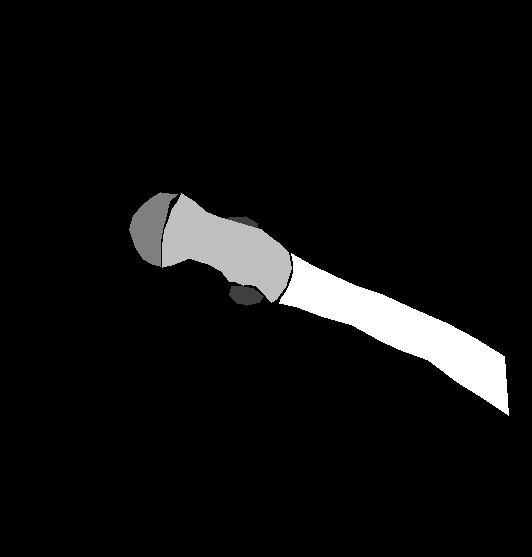
#> input picture bones-annotated/masks_single/0064d3bb-26_LAT_PF.png, 532 x 557 px, found by its file name; its folder holds 4 pictures in this run
$ python validate_masks.py
#> lines starting #> are read from the running program, lines starting #| are printed output that depends on the picture
import os
import numpy as np
from PIL import Image
import matplotlib.pyplot as plt


MASK_DIR = r"Desktop\week1-unet-segmentation\bones-annotated\masks_single"
OUT_DIR = r"Desktop\week1-unet-segmentation\masks_single_viz"

os.makedirs(OUT_DIR, exist_ok=True)


for fname in sorted(os.listdir(MASK_DIR)):
    if not fname.lower().endswith(".png"):
        continue
    mask_path = os.path.join(MASK_DIR, fname)
    mask = np.array(Image.open(mask_path))
#> mask is the input picture: shape (557, 532); min 0, max 4, mean 0.234


    fig, ax = plt.subplots(figsize=(4, 4))
    cax = ax.imshow(mask, cmap='nipy_spectral', vmin=0, vmax=7)
    ax.set_title(fname, fontsize=8)
    ax.axis('off')
    fig.colorbar(cax, ticks=range(0, 8), fraction=0.046, pad=0.04)

    # 保存图像
    out_path = os.path.join(OUT_DIR, fname.replace(".png", "_viz.png"))
    fig.savefig(out_path, bbox_inches='tight', dpi=100)
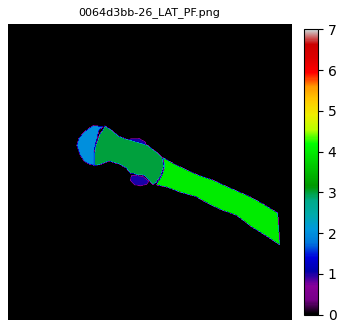
#> figure drawn by matplotlib, 2 panels
    plt.close(fig)
#> pass 2 of the loop `for fname in sorted(os.listdir(MASK_DIR)):`:
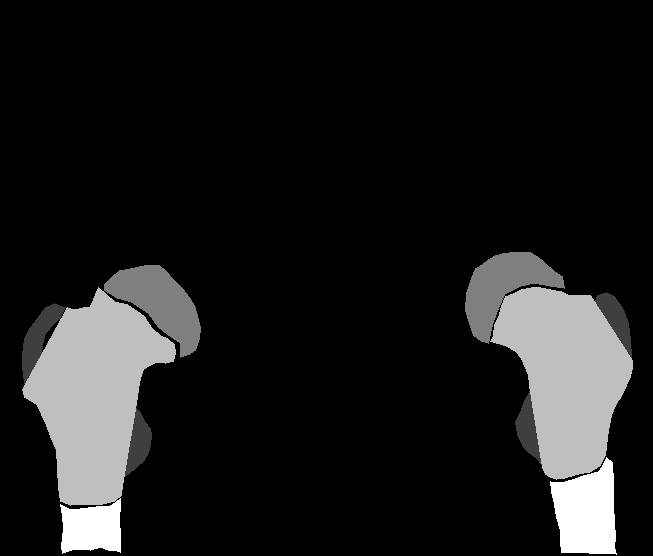
#> input picture bones-annotated/masks_single/00c65bbd-37_AP_PF.png, 653 x 556 px, found by its file name
#> mask is the input picture: shape (556, 653); min 0, max 4, mean 0.431
#> `fig.savefig(out_path, bbox_inches='tight', dpi=100)`:
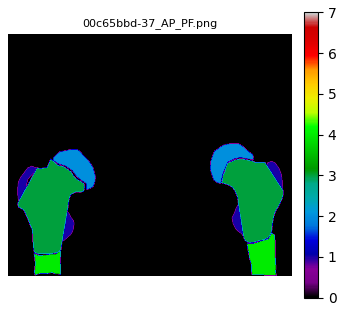
#> figure drawn by matplotlib, 2 panels
#> pass 3 of the loop `for fname in sorted(os.listdir(MASK_DIR)):`:
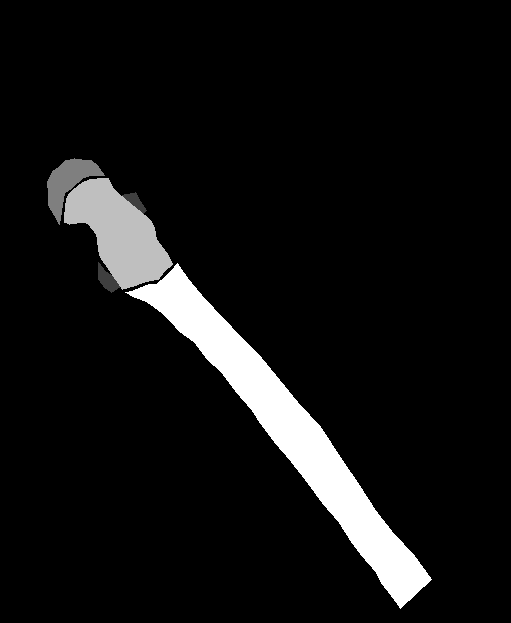
#> input picture bones-annotated/masks_single/00cb1cbf-49_LAT_PF.png, 511 x 623 px, found by its file name
#> mask is the input picture: shape (623, 511); min 0, max 4, mean 0.287
#> `fig.savefig(out_path, bbox_inches='tight', dpi=100)`:
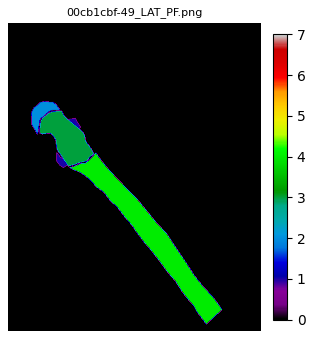
#> figure drawn by matplotlib, 2 panels
#> the loop made 4 passes; the first 3 are shown

print(f"Finished visualizing all masks. Check the folder:\n{OUT_DIR}")
